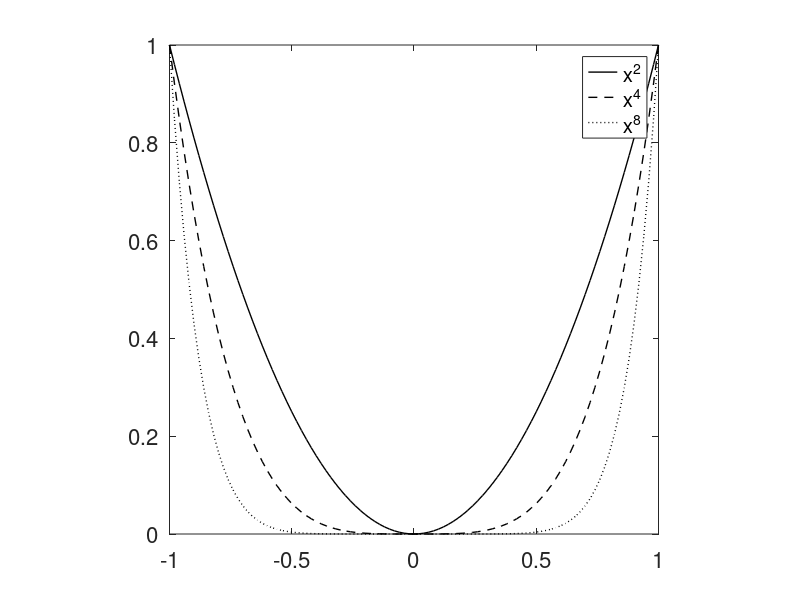

Here is the MATLAB script that generated this plot: (Note: this script raises an error after producing the figure.)
clear all;

x = linspace(-1,1,101)';

% ordinary polynomial
figure;
plot(x,x.^2,'k-','LineWidth',1.0);
hold on;
plot(x,x.^4,'k--','LineWidth',1.0);
plot(x,x.^8,'k:','LineWidth',1.0);
legend('x^2','x^4','x^8');
axis square;
set(gca,'Fontsize',16);
saveas (gcf,'ordipoly.eps','epsc2');
%print -depsc2 ordipoly.eps

% Chebyshev polynomial
T = polybas(-1,1,9,x);

figure;
plot(x,T(:,3),'k-','LineWidth',1.0);
hold on;
plot(x,T(:,5),'k--','LineWidth',1.0);
plot(x,T(:,9),'k:','LineWidth',1.0);
plot([-1 1],[0 0],'r-');
legend('T_2(x)','T_4(x)','T_8(x)');
axis square;
set(gca,'Fontsize',16);
saveas (gcf,'chebpoly.eps','epsc2');
%print -depsc2 chebpoly.eps